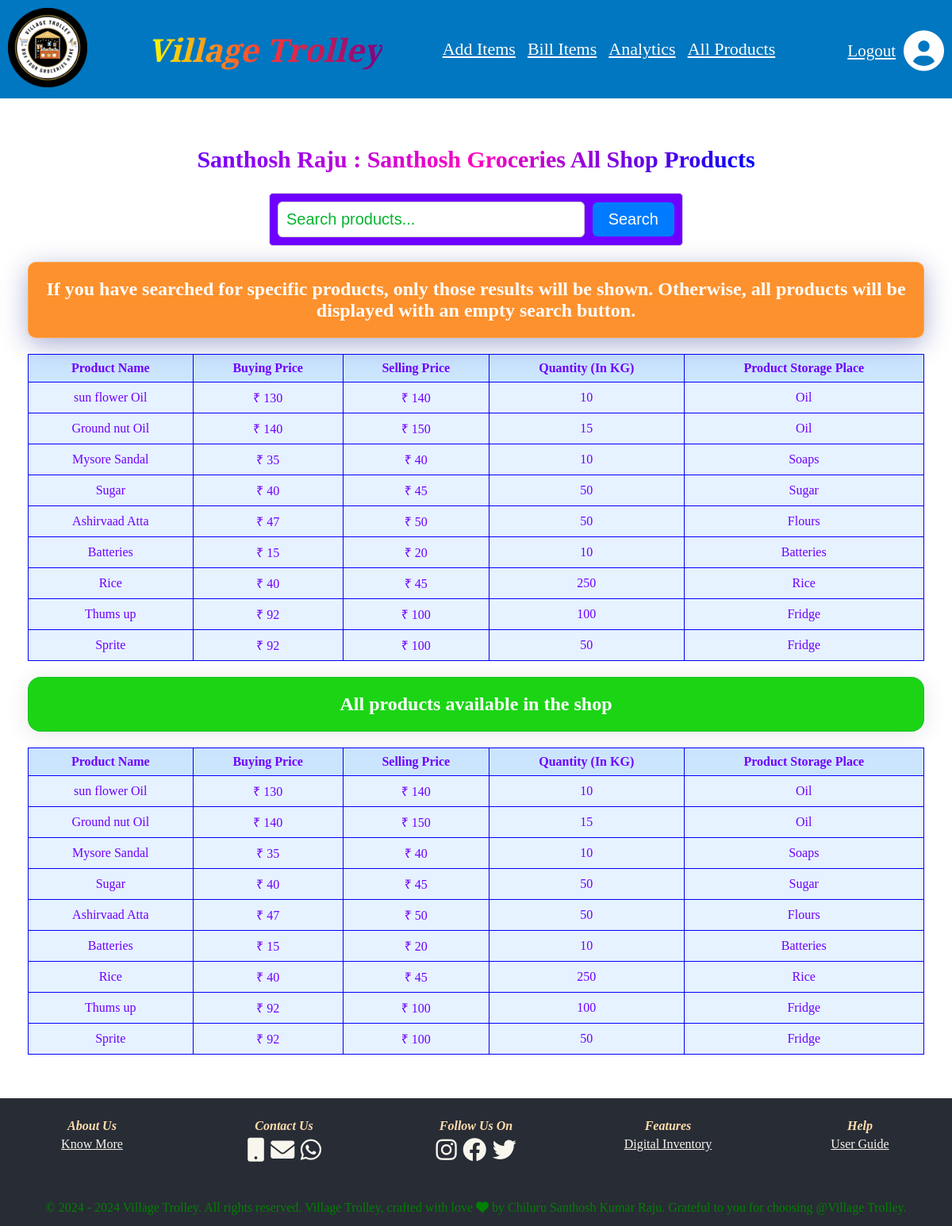
The page /shop_owner_products_data/7/ on the database as committed earlier.
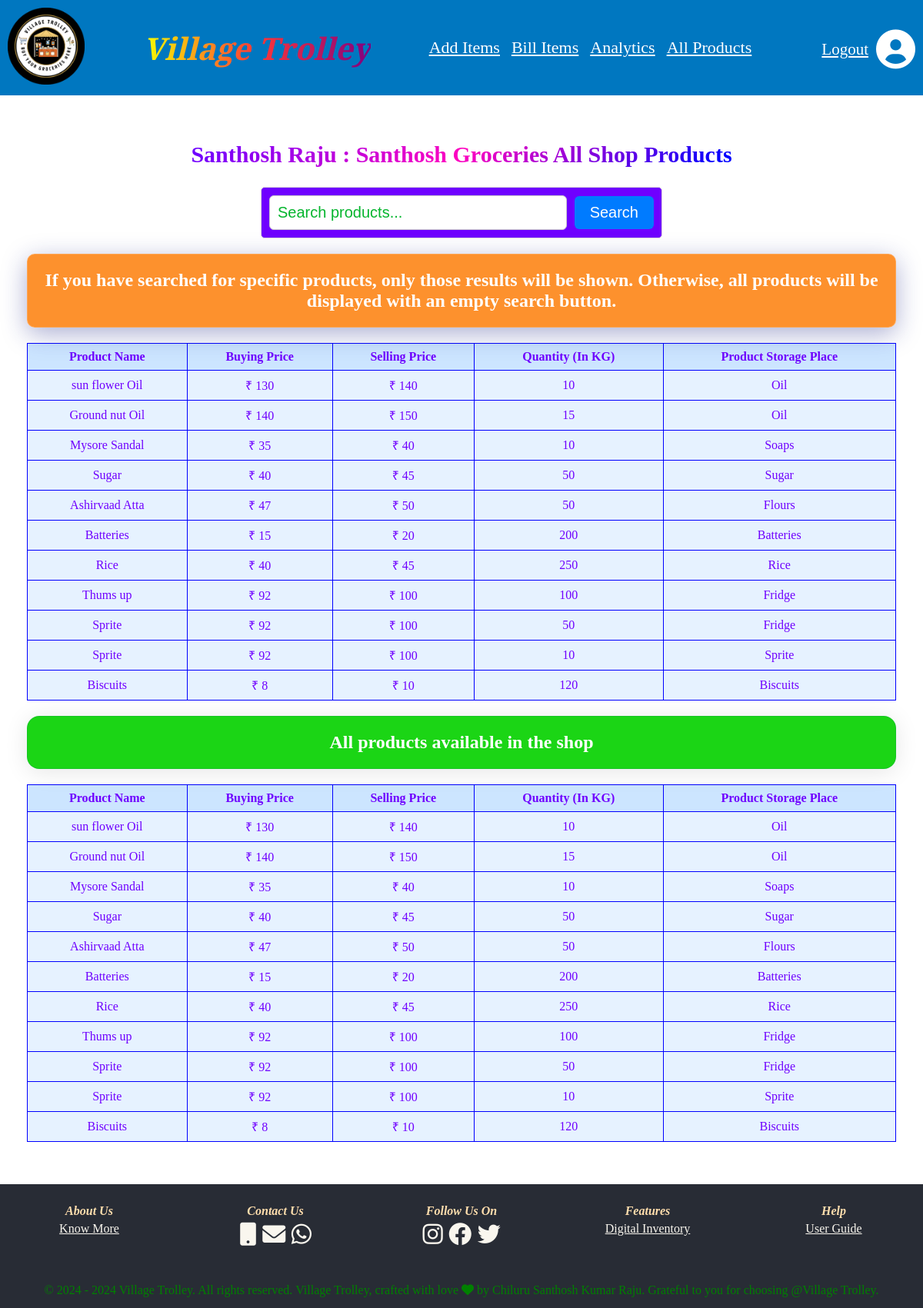
The same page on the database as committed later.
### shop_owner_add_items_app/models.py (models this page shows, shortened)
class shop_owner_add_items(models.Model):
     shop_user_name = models.ForeignKey(shop_owner_registration_model, on_delete=models.CASCADE)
     product_name = models.CharField(max_length=500,null=True)
     product_buying_price = models.IntegerField(null=True)
     product_selling_price = models.IntegerField(null=True)
     product_qunatity = models.IntegerField(null=True)
     product_storage_place = models.CharField(max_length=50,null=True)

### shop_products_data_app/views.py (the view)
# urls.py: path('shop_owner_products_data/<int:shop_owner_id>/',views.shop_owner_products_data,name='shop_owner_products_data')
def shop_owner_products_data(request,shop_owner_id):
    shop_user_name = get_object_or_404(shop_owner_registration_model, pk=shop_owner_id)
    search_query = request.GET.get('q', '')
    if search_query:
        searched_shop_owner_products = shop_owner_add_items.objects.filter(
            shop_user_name=shop_user_name,
            product_name__icontains=search_query
        )
    else:
        searched_shop_owner_products = shop_owner_add_items.objects.filter(shop_user_name=shop_user_name)
    shop_owner_products = shop_owner_add_items.objects.filter(shop_user_name=shop_user_name)
    context = {
                    'shop_owner_first_name': shop_user_name.shop_owner_first_name,
                    'shop_owner_last_name': shop_user_name.shop_owner_last_name,
                    'shop_owner_shop_name': shop_user_name.shop_owner_shop_name,
                    'shop_owner_id': shop_owner_id,
                    'shop_owner_products': shop_owner_products,
                    'search_query': search_query,
                    'searched_shop_owner_products':searched_shop_owner_products,
                }
    return render(request,'shop_owner_data.html',context)

### templates/shop_owner_data.html (shortened to what the changed rows need)
{% extends "base.html" %}
{% load static %}
  {% block css %}
      <link rel="stylesheet" href="{% static 'shop_owner_data.css' %}">
      <link rel="stylesheet" href="https://cdnjs.cloudflare.com/ajax/libs/font-awesome/6.0.0-beta3/css/all.min.css">
  {% endblock css %}
  {% block content %}
<section class="shop_owner_all_products_sec">
    <div class= "shop_owner_name_shop_name">
        <h1 class="data_header"> {{ shop_owner_first_name }} {{ shop_owner_last_name }}  : {{ shop_owner_shop_name }} All Shop Products </h1>
        <h1 class="glass-text">If you have searched for specific products, only those results will be shown. Otherwise, all products will be displayed with an empty search button.</h1>
        <table class="center-table blue-border">
            <thead>
                <tr>
                    <th>Product Name</th>
                    <th>Buying Price</th>
                    <th>Selling Price</th>
                    <th>Quantity (In KG)</th>
                    <th>Product Storage Place</th>
                </tr>
            </thead>
            <tbody>
                {% if searched_shop_owner_products %}
                    {% for s_product in searched_shop_owner_products %}
                    <tr>
                        <td>{{ s_product.product_name }}</td>
                        <td> ₹ {{ s_product.product_buying_price }}</td>
                        <td> ₹ {{ s_product.product_selling_price }}</td>
                        <td>{{ s_product.product_qunatity }}</td>
                        <td>{{ s_product.product_storage_place }}</td>
                    </tr>
                    {% empty %}
                    <tr>
                        <td colspan="5" style="color:red; text-align:center;">
                            <h1><b>If it hasn’t been searched, start searching for the product. If it has been searched and no product is found, add the product to the store.</b></h1>
                        </td>
                    </tr>
                    {% endfor %}
                {% else %}
                <tr>
                    <td colspan="5" style="color:red; text-align:center;">
                        <h1><b>If it hasn’t been searched, start searching for the product. If it has been searched and no product is found, add the product to the store.</b></h1>
                    </td>
                </tr>
                {% endif %}
            </tbody>
        </table>
          <h1 class="glass-text-green">All products available in the shop</h1>
          <table class="center-table blue-border">
            <thead>
                <tr>
                    <th>Product Name</th>
                    <th>Buying Price</th>
                    <th>Selling Price</th>
                    <th>Quantity (In KG)</th>
                    <th>Product Storage Place</th>
                </tr>
            </thead>
            <tbody>
                {% if shop_owner_products %}
                    {% for product in shop_owner_products %}
                    <tr>
                        <td>{{ product.product_name }}</td>
                        <td> ₹ {{ product.product_buying_price }}</td>
                        <td> ₹ {{ product.product_selling_price }}</td>
                        <td>{{ product.product_qunatity }}</td>
                        <td>{{ product.product_storage_place }}</td>
                    </tr>
                    {% empty %}
                    <tr>
                        <td colspan="5" style="color:red; text-align:center;">
                            <h1><b>No products found for this shop owner</b></h1>
                        </td>
                    </tr>
                    {% endfor %}
                {% else %}
                <tr>
                    <td colspan="5" style="color:red; text-align:center;">
                        <h1><b>No products found for this shop owner</b></h1>
                    </td>
                </tr>
                {% endif %}
            </tbody>
        </table>
    </div>
</section>
  {% endblock %}

Rows that differ between the two databases and show on the page:
changed shop_owner_add_items "Batteries": product_qunatity "10" → "200"
added shop_owner_add_items: product_name "Sprite", product_buying_price "92", product_selling_price "100", product_qunatity "10", product_storage_place "Sprite"
added shop_owner_add_items: product_name "Biscuits", product_buying_price "8", product_selling_price "10", product_qunatity "120", product_storage_place "Biscuits"
